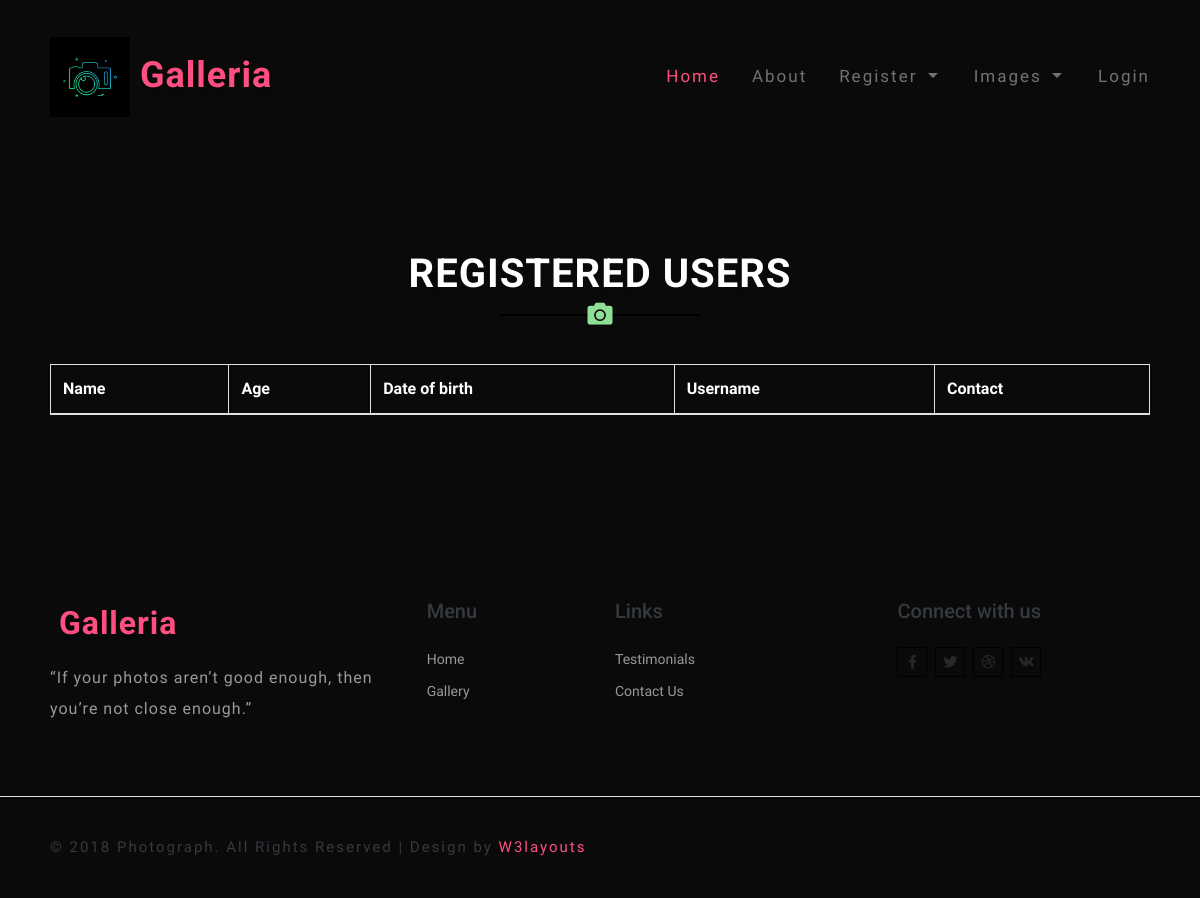
The page /v_users on the database as committed earlier.
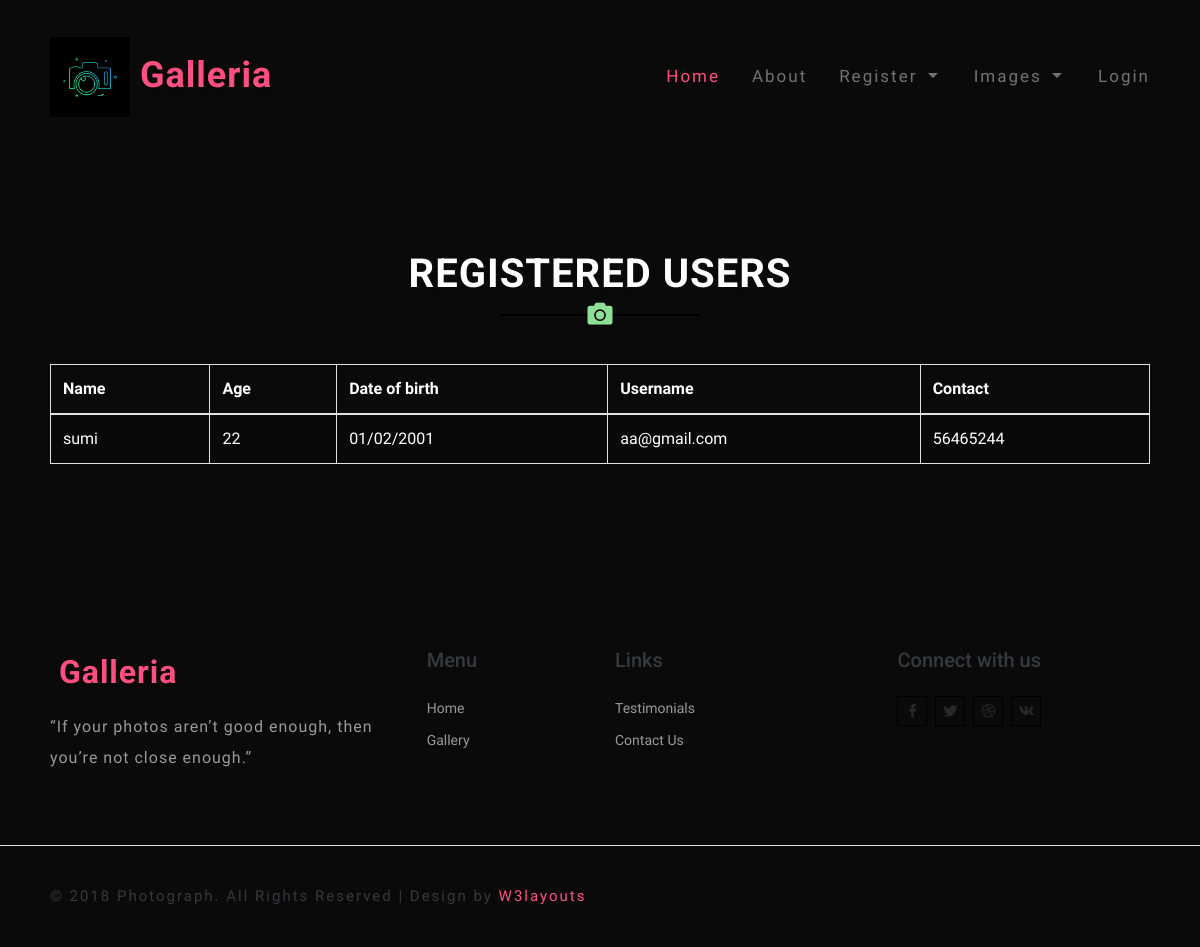
The same page on the database as committed later.
### Image/models.py (models this page shows)
class register(db.Model, UserMixin):
    id=db.Column(db.Integer, primary_key=True)
    name = db.Column(db.String(80))
    email= db.Column(db.String(80))
    number= db.Column(db.String (10))
    password = db.Column(db.String(80))
    utype = db.Column(db.String(80))
    age = db.Column(db.String(80))
    dob = db.Column(db.String(80))
    image=db.Column(db.String(80))
    status=db.Column(db.String(80),default='NULL')

### Image/routes.py (the view)
@login_required
@app.route('/v_users')
def vw_users():
    a = register.query.filter_by(utype="User").all()
    return render_template("viewuser.html",a=a)

### Image/templates/viewuser.html
{%extends 'layout.html'%}
{%block content%}
<div class="newsletter_right_w3agile py-5" id="newsletter">
    <div class="container py-xl-5 py-lg-3">
        <div class="main-title text-center mb-5">
            <h3 class="tittle text-uppercase text-white font-weight-bold">Registered Users</h3>
            <div class="title-icon">
                <i class="fas fa-camera"></i>
            </div>
        </div>
                <table class="table table-striped table-bordered" style="color: #ffff;">
                    <thead>
                        <tr>
                            <th>Name</th>
                            <th>Age</th>
                            <th>Date of birth</th>
                            <th>Username</th>
                            <th>Contact</th>
                        </tr>
                    </thead>
                <tbody>
                {% for i in a %}
                <tr>
                <td>{{i.name}}</td>
                <td>{{i.age}}</td>
                <td>{{i.dob}}</td>
                <td>{{i.email}}</td>
                <td>{{i.number}}</td>
                </tr>
                {% endfor %}
                </tbody>
                </table>
</div>
</div>
{%endblock%}

Rows that differ between the two databases and show on the page:
added register: name "sumi", age "22", dob "01/02/2001", email "aa@gmail.com", number "56465244"
